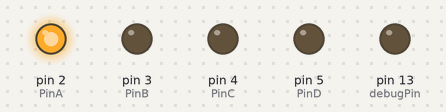
The sketch below on a simulated Arduino Uno, built with avr-gcc and run on an emulated ATmega328P. On the bench: output pins drawn as LEDs (lit = HIGH).

Above: at 1.0 s.
At 2.5 s:
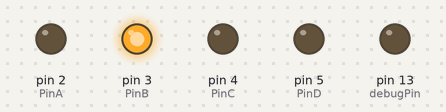
At 3.2 s:
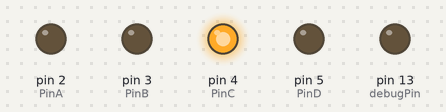
At 4.0 s:
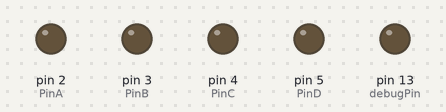
At 6.7 s:
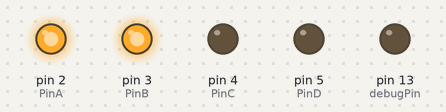
At 7.5 s:
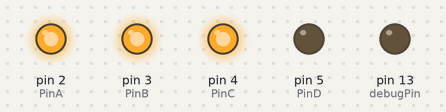
Timing chart, 0 to 11.1 s (numbered marks = the images above):
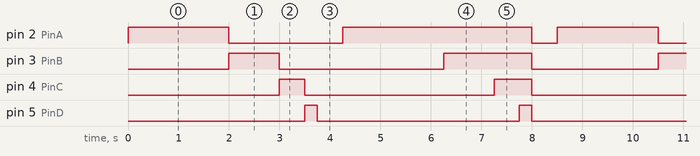

The sketch:

4Flash.ino
```cpp
/*========================================================*/
/*
  uProject #1 "Let There Be Light"
  by Judy Kong, HCII CMU. Sep 4, 2019.

  This is the first micro project assignment for 05-833 Applied Gadgets,
  Sensors and Activity Regocnition in HCI.

  Hardware
  This code assumes four LEDs attached to digital I/O pin 2, 3, 4, 5.
  The LEDs are assumed to be connected as common cathode attached to
  ground and should should each have a current limiting resistor (probably in
  the 200-500 ohm range for 5v hardware).

  Operation
  This program turns the first LED on for 2 seconds, then the second for 1
  second, then the third for a 1/2 second, and then the fourth for a 1/4
  second. Then flash the four in some customized pattern. Wait 1/2 second, and
  then repeat.

*/
/*========================================================*/

/*------- Hardware configuration -------*/
const int  PinA = 2;
const int  PinB = 3;
const int  PinC = 4;
const int  PinD = 5;
const byte debugPin = 13;        // pin that we put debug output on (set to 255 to disable)
                                 // (most Arduino's have a built in LED on pin 13...)

/*-------------------------------------------*/
/* Initializization code (run once via call from Arduino framework) */
void setup() {
  // establish direction of pins we are using to drive LEDs
  pinMode(PinA, OUTPUT);
  pinMode(PinB, OUTPUT);
  pinMode(PinC, OUTPUT);
  pinMode(PinD, OUTPUT);
  pinMode(debugPin, OUTPUT);
}

/* Main routine (called repeated by from the Arduino framework) */
void loop() {

    // (OPTIONAL) Debug Pin

    // digitalWrite(debugPin,HIGH); delay(250); digitalWrite(debugPin,LOW);

    // 4 Flash
    digitalWrite(PinA,HIGH); delay(2000); digitalWrite(PinA,LOW);
    digitalWrite(PinB,HIGH); delay(1000); digitalWrite(PinB,LOW);
    digitalWrite(PinC,HIGH); delay(500); digitalWrite(PinC,LOW);
    digitalWrite(PinD,HIGH); delay(250); digitalWrite(PinD,LOW);

    // Wait for a bit
    delay(500);

    // Customized flashing
    digitalWrite(PinA,HIGH); delay(2000);
    digitalWrite(PinB,HIGH); delay(1000);
    digitalWrite(PinC,HIGH); delay(500);
    digitalWrite(PinD,HIGH); delay(250);
    digitalWrite(PinA,LOW); digitalWrite(PinB,LOW);
    digitalWrite(PinC,LOW); digitalWrite(PinD,LOW);

    // All LEDs are now off, stay dark for 1/2 sec
    delay(500);

}
```

Measured:
- by itself, pin 2 (PinA): repeats every 8.5 s: LOW 2.3 s, HIGH 3.8 s, LOW 0.50 s, HIGH 2.0 s
- by itself, pin 3 (PinB): repeats every 8.5 s: LOW 3.3 s, HIGH 1.8 s, LOW 2.5 s, HIGH 1.0 s
- by itself, pin 4 (PinC): repeats every 8.5 s: LOW 3.8 s, HIGH 0.75 s, LOW 3.5 s, HIGH 0.50 s
- by itself, pin 5 (PinD): alternates HIGH for 0.25 s and LOW for 4.0 s
